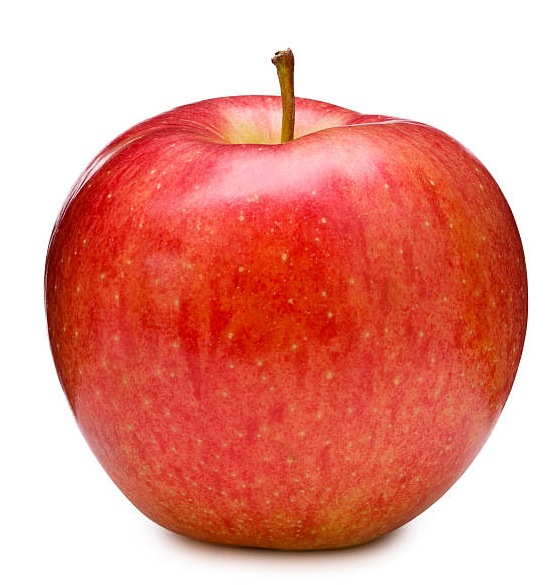
#> input picture RPi/images/apple.PNG, 552 x 585 px; its folder holds only this picture in this run
$ python -i VisionDetectionModule.py   (imports and definitions only)
#> lines starting #> are read from the running program, lines starting #| are printed output that depends on the picture; after the words box and inside, x2 and y2 are one past the last pixel; in counts of white or black regions, pixels touching at a corner belong together
import numpy as np
import cv2 as cv
import imutils
import VisionModule as VM
import ImageUtilsModule as IUM
import math
import GeometryModule as GM
from scipy.spatial.distance import cdist

#FEATURE DETECTION FUNCTIONS

def getImageContours(image, minArea = 1, maxArea = 1000000):
    areas = []
    perimeters = []
    centroids = []
    contourBoundingBoxes = []
    minAreaRectangles = []
    ret, thresh = cv.threshold(image, thresh = 50, maxval = 255, type = cv.THRESH_OTSU)
    contours, hierarchy = cv.findContours(thresh, mode = cv.RETR_TREE, method = cv.CHAIN_APPROX_SIMPLE)
    contours = list(contours)
    removeList = []
    for index, contour in enumerate(contours):
            area = cv.contourArea(contour)
            if area < minArea or area > maxArea:
                removeList.append(index)
                continue
            perimeter = cv.arcLength(contour,True)
            M = cv.moments(contour)
            cx = int(M['m10']/M['m00'])
            cy = int(M['m01']/M['m00'])
            contourPoly = cv.approxPolyDP(contour, epsilon = 3, closed = True)
            boundingBox = cv.boundingRect(contourPoly)
            minAreaRectangle = cv.minAreaRect(contour)
            minAreaRectangle = cv.boxPoints(minAreaRectangle)
            areas.append(area)
            perimeters.append(perimeter)
            centroids.append((cx, cy))
            contourBoundingBoxes.append(boundingBox)
            minAreaRectangles.append(minAreaRectangle)
    for index in sorted(removeList, reverse=True):
        del contours[index]
    return [contours, areas, perimeters, centroids, contourBoundingBoxes, minAreaRectangles]

# [156 lines left out: functions applyHoughLineDetection, applyProbabilisticHoughLineDetection, getLinesWithDetector, calculateLineFeatures, matchTemplate, matchTemplateMultiple and 6 more, not called in this run]

>>> import cv2
>>> picture = cv2.imread('images/apple.PNG', cv2.IMREAD_GRAYSCALE)
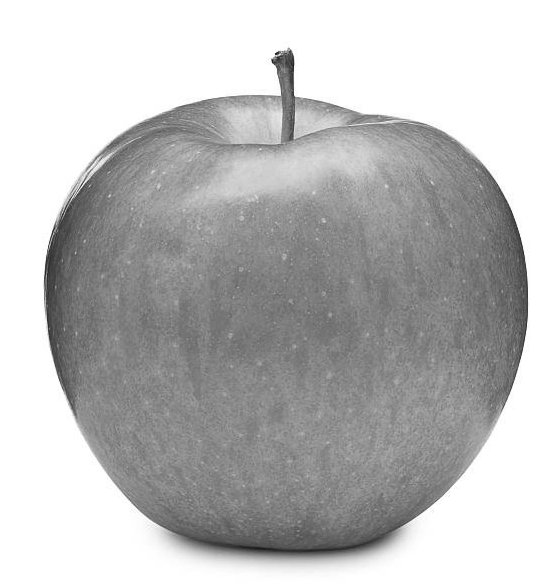
#> picture: shape (585, 552); min 21, max 255, mean 187.9
>>> result = getImageContours(picture)
#> in getImageContours, `ret, thresh = cv.threshold(image, thresh = 50, maxval = 255, type = cv..`:
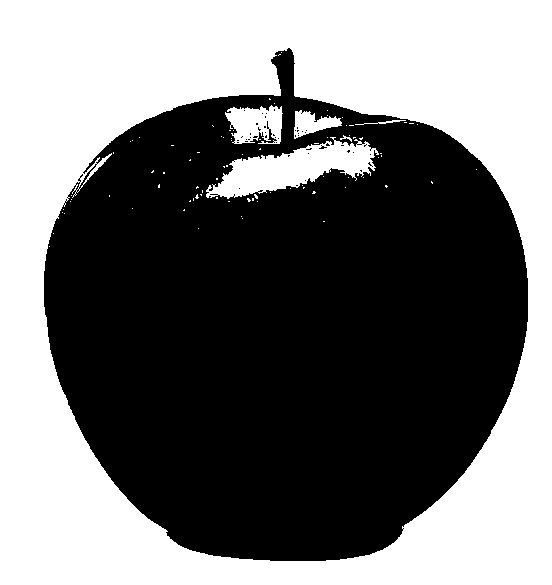
#> thresh: shape (585, 552); 46.2% white; 88 white regions (82 under 20 px)
#> in getImageContours, `ret, thresh = cv.threshold(image, thresh = 50, maxval = 255, type = cv..`: ret = 192
#> in getImageContours, `contours, hierarchy = cv.findContours(thresh, mode = cv.RETR_TREE, met..`: contours = 160 contours, 151 with area under 20; largest, box (x1, y1, x2, y2) and area: (0, 0, 552, 585) 321784, (43, 47, 529, 562) 182078, (206, 137, 379, 199) 4828, (225, 105, 283, 144) 1524, (294, 110, 342, 139) 668
#> the loop in getImageContours, `for index, contour in enumerate(contours):` made 160 passes
#> (area, perimeter, cx, cy, contourPoly, boundingBox, minAreaRectangle) on passes 1, 8, 11: (321784, 2270, 275, 292, [[0, 0], [0, 584], [551, 584], [551, 0]], (0, 0, 552, 585), [[551, 584], [-1.79e-14, 584], [0, 0], [551, 0]]), (25, 27.8, 77, 184, [[79, 181], [76, 190], [75, 183]], (75, 181, 5, 10), [[77.5, 190.5], [73, 189], [76, 180], [80.5, 181.5]]), (76.5, 68.33, 86, 175, [[96, 163], [79, 189]], (79, 163, 18, 27), ((86.74, 175.5), (31.04, 4.07), -54.46))
#> after the loop in getImageContours, `for index, contour in enumerate(contours):`: areas = 93 values, max 321784 at index 0, min 1 at index 14, mean 5499; centroids = 93 pairs, first value 64 to 431, second value 109 to 528; contourBoundingBoxes = 93 items, first 6: (0, 0, 552, 585), (402, 528, 1, 1), (63, 203, 1, 1), (65, 199, 1, 1), (66, 197, 1, 1), (74, 194, 1, 1); minAreaRectangles = 93 items; perimeters = 93 values, max 2270 at index 0, min 4 at index 14, mean 67.3; removeList = 67 values from 12 to 159
#> the loop in getImageContours, `for index in sorted(removeList, reverse=True):` made 67 passes
#> index on passes 1 to 12: 159, 158, 157, 156, 116, 115, 114, 112, 111, 110, 109, 108
#> result = 6 items

$ run again, on RPi/images/heart_template.PNG
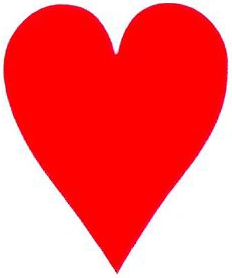
#> input picture RPi/images/heart_template.PNG, 232 x 278 px
#> `picture = cv2.imread('images/apple.PNG', cv2.IMREAD_GRAYSCALE)`:
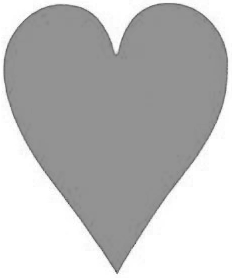
#> picture: shape (278, 232); min 76, max 255, mean 188.5
#> in getImageContours, `ret, thresh = cv.threshold(image, thresh = 50, maxval = 255, type = cv..`:
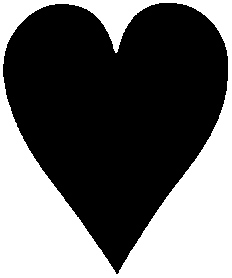
#> thresh: shape (278, 232); 39.7% white; 1 white region
#> ret = 199
#> contours = 2 contours; box (x1, y1, x2, y2) and area: (0, 0, 232, 278) 63987, (2, 2, 229, 275) 39287
#> the loop in getImageContours, `for index, contour in enumerate(contours):` made 2 passes
#> (area, perimeter, cx, cy, contourPoly, boundingBox, minAreaRectangle) on pass 1: (63987, 1016, 115, 138, [[0, 0], [0, 277], [231, 277], [231, 0]], (0, 0, 232, 278), [[231, 277], [-8.48e-15, 277], [0, 0], [231, 0]])
#> after the loop in getImageContours, `for index, contour in enumerate(contours):`: areas = [63987, 39287]; centroids = [(115, 138), (115, 109)]; contourBoundingBoxes = [(0, 0, 232, 278), (4, 2, 225, 273)]; minAreaRectangles = [[[231, 277], [-8.48e-15, 277], [0, 0], [231, 0]], [[117.1, 274.8], [-67.23, 149.7], [81.45, -69.45], [265.8, 55.65]]]; perimeters = [1016, 883.1]; removeList = []
#> result = 6 items
